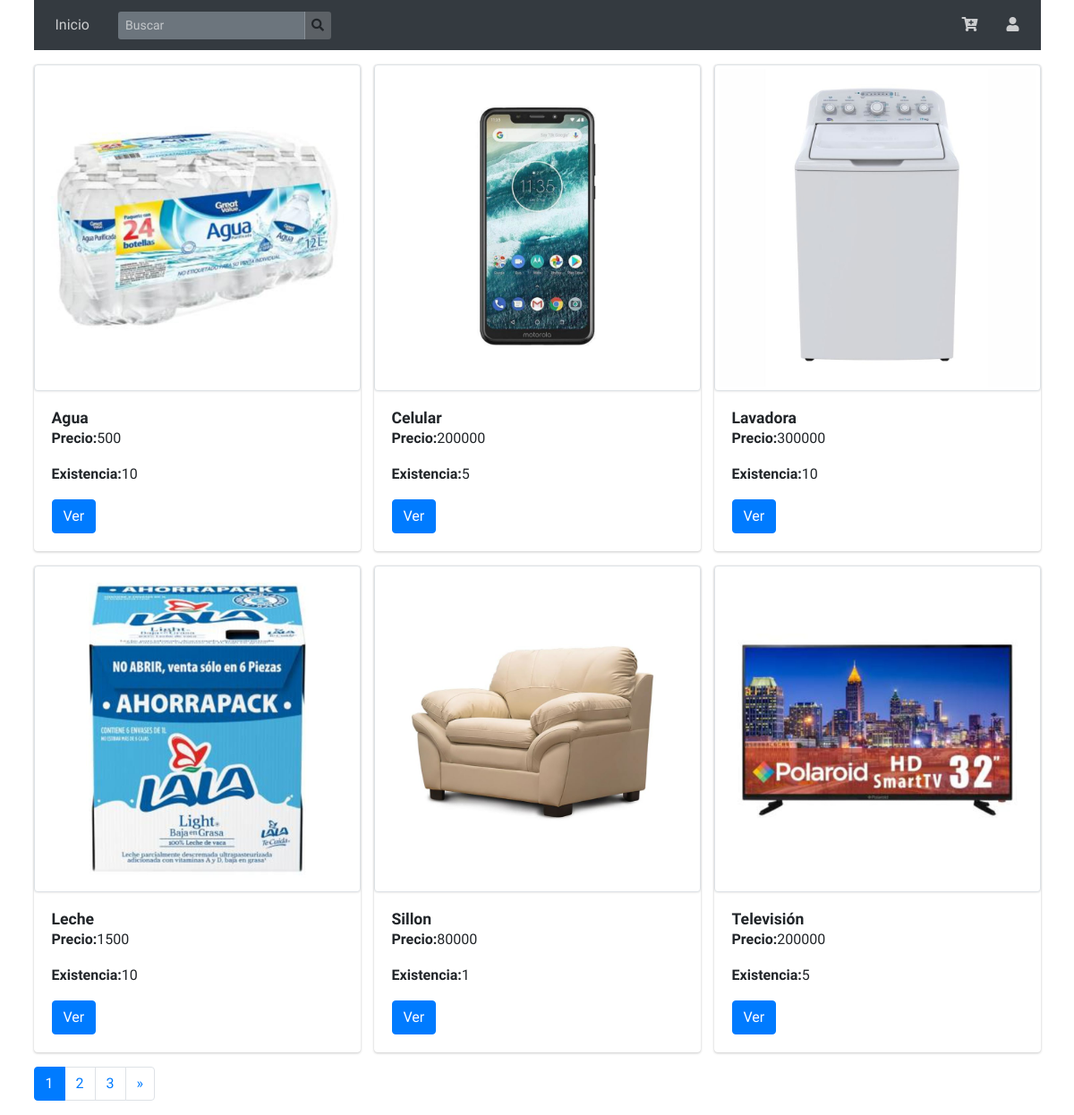
The page / on the database its author committed.
### tables this page shows
CREATE TABLE `productos` (
  `id` int(11) NOT NULL,
  `nombre` varchar(200) NOT NULL,
  `precio` double NOT NULL,
  `existencia` int(5) NOT NULL
);

### productos.php (the view, shortened to what this page needs)
<div class="row mt-3">
                    <?php
                        $where = " where 1=1 ";
                        $queryCuenta = "SELECT COUNT(*) AS cuenta FROM productos $where ;";
                        $resCuenta = mysqli_query($con, $queryCuenta);
                        $rowCuenta = mysqli_fetch_assoc($resCuenta);
                        $totalRegistros = $rowCuenta['cuenta'];
                        $elementosPorPagina = 6;
                        $totalPaginas = ceil($totalRegistros / $elementosPorPagina);
                        $paginaSel = $_REQUEST['pagina']??false;
                        if($paginaSel==false){
                            $inicioLimite = 0;
                            $paginaSel = 1;
                        }else{
                            $inicioLimite = ($paginaSel-1) * $elementosPorPagina;
                        }
                        $limite = " limit $inicioLimite, $elementosPorPagina ";
                        $query = "SELECT
                        p.id,
                        p.nombre,
                        p.precio,
                        p.existencia,
                        f.web_path
                        FROM
                        productos AS p
                        INNER JOIN productos_files AS pf ON pf.producto_id=p.id
                        INNER JOIN files AS f ON f.id=pf.file_id
                        $where
                        GROUP BY p.id
                        $limite
                        ";
                        $res= mysqli_query($con,$query);
                        while($row=mysqli_fetch_assoc($res)){
                        ?>
                            <div class="col-lg-4 col-md-6 col-sm-12">
                                <div class="card border-primary">
                                  <img class="card-img-top img-thumbnail " src=" <?php echo $row['web_path'] ?>" alt="">
                                  <div class="card-body">
                                    <h4 class="card-title"><strong><?php echo $row['nombre'] ?></strong></h4>
                                    <p class="card-text"><strong>Precio:</strong><?php echo $row['precio'] ?></p>
                                    <p class="card-text"><strong>Existencia:</strong><?php echo $row['existencia'] ?></p>
                                    <a href="index.php?modulo=detalleproducto&id=<?php echo $row['id'] ?>" class="btn btn-primary">Ver</a>
                                  </div>
                                </div>
                            </div>
                        <?php
                        }
                    ?>
                </div>
                    <?php
                        if($totalPaginas > 0){
                            ?>
                            <nav aria-label="Page navigation">
                                <ul class="pagination">
                                    <?php
                                        for($i=1; $i<=$totalPaginas; $i++){
                                    ?>
                                    <li class="page-item <?php echo ($paginaSel==$i)?" active ":" "; ?>" aria-current="page">
                                        <a class="page-link" href="index.php?modulo=productos&pagina=<?php echo $i; ?>"><?php echo $i; ?></a>
                                    </li>
                                    <?php
                                        }
                                    ?>
                                    <?php
                                        if( $paginaSel != $totalPaginas){
                                    ?>
                                    <li class="page-item">
                                        <a class="page-link" href="index.php?modulo=productos&pagina=<?php echo ($paginaSel+1); ?>" aria-label="Next">
                                            <span aria-hidden="true">&raquo;</span>
                                        </a>
                                    </li>
                                    <?php
                                        }
                                    ?>
                                </ul>
                            </nav>
                            <?php
                        }
                    ?>

### rows shown on the page
productos: shows a picture, nombre "Agua", precio "500", existencia "10"
productos: shows a picture, nombre "Celular", precio "200000", existencia "5"
productos: shows a picture, nombre "Lavadora", precio "300000", existencia "10"
productos: shows a picture, nombre "Leche", precio "1500", existencia "10"
productos: shows a picture, nombre "Sillon", precio "80000", existencia "1"
productos: shows a picture, nombre "Televisión", precio "200000", existencia "5"
